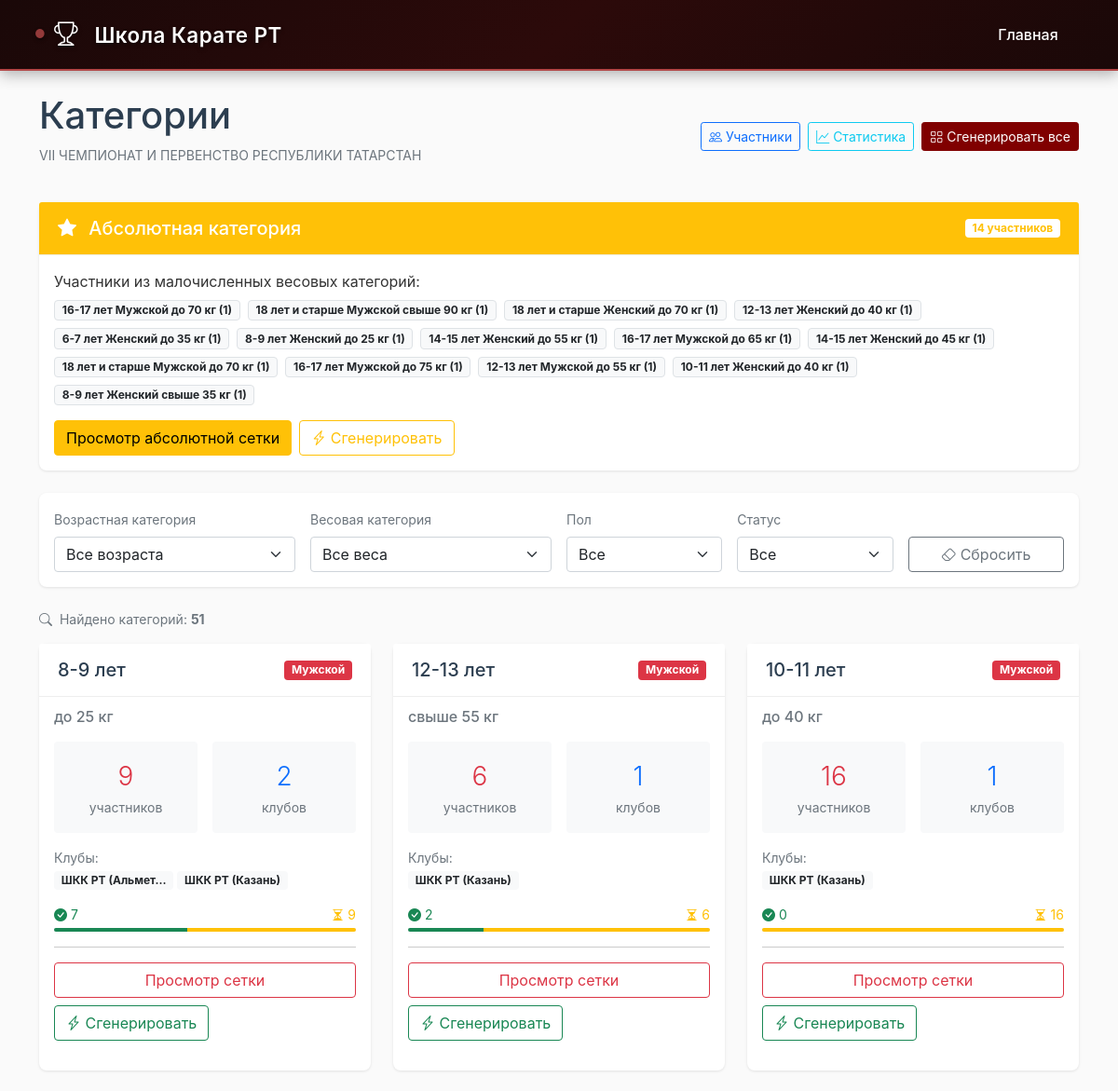
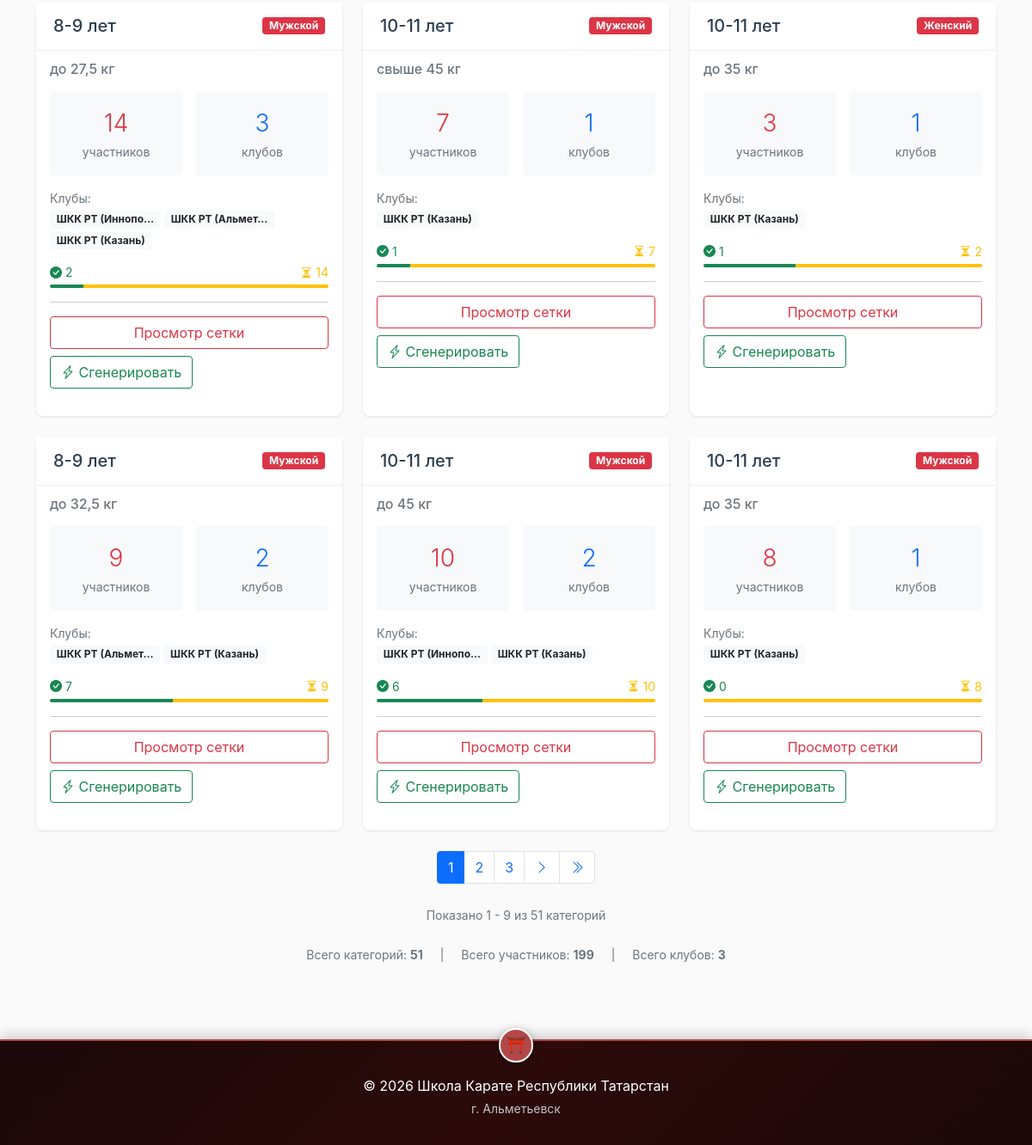
/tournament/1/categories/, run on the app's committed database (2 pictures, top to bottom).
### tournament/models.py (models this page shows, shortened)
class Tournament(models.Model):
    name = models.CharField(max_length=200, verbose_name="Название турнира")
    date = models.DateField(verbose_name="Дата проведения")
    location = models.CharField(max_length=300, verbose_name="Место проведения",
                                default="г. Альметьевск, пр-кт Строителей, д.9А Спортивный Комплекс «Батыр»")
    is_active = models.BooleanField(default=True, verbose_name="Активный")
    registration_deadline = models.DateField(verbose_name="Дедлайн регистрации", null=True, blank=True)
    class Meta:
        verbose_name = "Турнир"
        verbose_name_plural = "Турниры"

class Participant(models.Model):
    GENDER_CHOICES = [
        ('M', 'Мужской'),
        ('F', 'Женский'),
    ]
    last_name = models.CharField(max_length=100, verbose_name="Фамилия")
    first_name = models.CharField(max_length=100, verbose_name="Имя")
    birth_date = models.DateField(verbose_name="Дата рождения")
    gender = models.CharField(max_length=1, choices=GENDER_CHOICES, verbose_name="Пол")
    weight = models.FloatField(verbose_name="Вес (кг)")
    club = models.CharField(max_length=200, verbose_name="Клуб/Школа")
    coach = models.CharField(max_length=200, blank=True, verbose_name="Тренер")
    age_category = models.CharField(max_length=20, blank=True, editable=False, verbose_name="Возрастная категория")
    weight_category = models.CharField(max_length=50, blank=True, editable=False, verbose_name="Весовая категория")
    source_file = models.CharField(max_length=255, blank=True, null=True, verbose_name="Файл-источник")
    row_number = models.IntegerField(blank=True, null=True, verbose_name="Номер строки в файле")
    tournament = models.ForeignKey(Tournament, on_delete=models.CASCADE, related_name='participants')
    registered_at = models.DateTimeField(auto_now_add=True, verbose_name="Дата регистрации")
    class Meta:
        verbose_name = "Участник"
        verbose_name_plural = "Участники"
        ordering = ['last_name', 'first_name']

### tournament/views.py (the view)
# urls.py: path('tournament/<int:tournament_id>/categories/', views.category_list, name='category_list'),
def category_list(request, tournament_id):
    tournament = get_object_or_404(Tournament, id=tournament_id)
    all_stats = get_category_stats(tournament)
    absolute_participants = get_absolute_participants(tournament)
    age_filter = request.GET.get('age')
    weight_filter = request.GET.get('weight')
    gender_filter = request.GET.get('gender')
    status_filter = request.GET.get('status')
    match_status_filter = request.GET.get('match_status')
    filtered_stats = {}
    for key, data in all_stats.items():
        include = True
        if age_filter and data['age_category'] != age_filter:
            include = False
        if weight_filter and data['weight_category'] != weight_filter:
            include = False
        if gender_filter and data['gender_code'] != gender_filter:
            include = False
        if status_filter == 'ready' and data['count'] < 2:
            include = False
        if status_filter == 'not_ready' and data['count'] >= 2:
            include = False
        if match_status_filter == 'completed' and not data.get('all_matches_completed', False):
            include = False
        if match_status_filter == 'not_completed' and data.get('all_matches_completed', False):
            include = False
        if include:
            filtered_stats[key] = data
    participants = Participant.objects.filter(tournament=tournament)
    total_participants = participants.count()
    total_clubs = participants.values('club').distinct().count()
    total_categories = len(filtered_stats)
    age_filters = set()
    weight_filters = set()
    for data in all_stats.values():
        age_filters.add(data['age_category'])
        weight_filters.add(data['weight_category'])
    age_filters = sorted(list(age_filters))
    weight_filters = sorted(list(weight_filters))
    stats_items = list(filtered_stats.items())
    paginator = Paginator(stats_items, 9)
    page_number = request.GET.get('page')
    page_obj = paginator.get_page(page_number)
    context = {
        'tournament': tournament,
        'page_obj': page_obj,
        'total_categories': total_categories,
        'total_participants': total_participants,
        'total_clubs': total_clubs,
        'age_filters': age_filters,
        'weight_filters': weight_filters,
        'selected_age': age_filter,
        'selected_weight': weight_filter,
        'selected_gender': gender_filter,
        'selected_status': status_filter,
        'selected_match_status': match_status_filter,
        'absolute_participants': absolute_participants,
    }
    return render(request, 'tournament/category_list.html', context)

### tournament/templates/tournament/category_list.html (shortened to what this page needs)
{% extends 'tournament/base.html' %}
{% block content %}
<div class="row">
    <div class="col-12">
        <div class="d-flex justify-content-between align-items-center mb-4">
            <div>
                <h1 class="fw-400" style="color: #2c3e50;">Категории</h1>
                <p class="text-muted small">{{ tournament.name }}</p>
            </div>
            <div class="d-flex gap-2">
                <a href="{% url 'participant_list' tournament.id %}" class="btn btn-outline-primary btn-sm">
                    <i class="bi bi-people"></i> Участники
                </a>
                <a href="{% url 'tournament_stats' tournament.id %}" class="btn btn-outline-info btn-sm">
                    <i class="bi bi-graph-up"></i> Статистика
                </a>
                <a href="{% url 'generate_all_brackets' tournament.id %}" class="btn btn-primary btn-sm">
                    <i class="bi bi-grid"></i> Сгенерировать все
                </a>
            </div>
        </div>
        {% if absolute_participants and absolute_participants.count >= 2 %}
        <div class="card mb-4 border-warning">
            <div class="card-header bg-warning text-white">
                <div class="d-flex justify-content-between align-items-center">
                    <h5 class="mb-0">
                        <i class="bi bi-star-fill me-2"></i>
                        Абсолютная категория
                    </h5>
                    <span class="badge bg-white text-warning">{{ absolute_participants.count }} участников</span>
                </div>
            </div>
            <div class="card-body">
                <p class="mb-2">Участники из малочисленных весовых категорий:</p>
                <div class="d-flex flex-wrap gap-2 mb-3">
                    {% for cat in absolute_participants.small_categories %}
                    <span class="badge bg-light text-dark border">
                        {{ cat.age_category }} {{ cat.gender }} {{ cat.weight_category }} ({{ cat.count }})
                    </span>
                    {% endfor %}
                </div>
                <div class="d-flex gap-2">
                    <a href="{% url 'absolute_category' tournament.id %}" class="btn btn-warning">
                         Просмотр абсолютной сетки
                    </a>
                    <form method="post" action="{% url 'generate_absolute_bracket' tournament.id %}" class="d-inline">
                        <button type="submit" class="btn btn-outline-warning">
                            <i class="bi bi-lightning-charge"></i> Сгенерировать
                        </button>
                    </form>
                </div>
            </div>
        </div>
        {% endif %}
        <div class="card mb-4">
            <div class="card-body">
                <form method="get" class="row g-3">
                    <div class="col-md-3">
                        <label class="form-label small text-muted">Возрастная категория</label>
                        <select name="age" class="form-select" onchange="this.form.submit()">
                            <option value="">Все возраста</option>
                        </select>
                    </div>
                    <div class="col-md-3">
                        <label class="form-label small text-muted">Весовая категория</label>
                        <select name="weight" class="form-select" onchange="this.form.submit()">
                            <option value="">Все веса</option>
                        </select>
                    </div>
                    <div class="col-md-2">
                        <label class="form-label small text-muted">Пол</label>
                        <select name="gender" class="form-select" onchange="this.form.submit()">
                            <option value="">Все</option>
                        </select>
                    </div>
                    <div class="col-md-2">
                        <label class="form-label small text-muted">Статус</label>
                        <select name="status" class="form-select" onchange="this.form.submit()">
                            <option value="">Все</option>
                        </select>
                    </div>
                    <div class="col-md-2 d-flex align-items-end">
                        <a href="{% url 'category_list' tournament.id %}" class="btn btn-outline-secondary w-100">
                            <i class="bi bi-eraser"></i> Сбросить
                        </a>
                    </div>
                </form>
            </div>
        </div>
        <div class="d-flex justify-content-between align-items-center mb-3">
            <p class="text-muted small mb-0">
                <i class="bi bi-search me-1"></i>
                Найдено категорий: <strong>{{ page_obj.paginator.count }}</strong>
            </p>
        </div>
        <div class="row g-4">
            {% for key, data in page_obj %}
            <div class="col-lg-4 col-md-6">
                <div class="card h-100">
                    <div class="card-header bg-white">
                        <div class="d-flex justify-content-between align-items-center">
                            <h5 class="mb-0" style="color: #2c3e50;">{{ data.age_category }}</h5>
                            <span class="badge bg-danger">{{ data.gender }}</span>
                        </div>
                    </div>
                    <div class="card-body">
                        <h6 class="card-subtitle mb-3 text-secondary">{{ data.weight_category }}</h6>
                        <div class="row g-3 mb-3">
                            <div class="col-6">
                                <div class="text-center p-3 bg-light rounded">
                                    <div class="fs-3 fw-light text-danger">{{ data.count }}</div>
                                    <small class="text-secondary">участников</small>
                                </div>
                            </div>
                            <div class="col-6">
                                <div class="text-center p-3 bg-light rounded">
                                    <div class="fs-3 fw-light text-primary">{{ data.unique_clubs }}</div>
                                    <small class="text-secondary">клубов</small>
                                </div>
                            </div>
                        </div>
                        {% if data.clubs %}
                        <div class="mb-3">
                            <small class="text-muted d-block mb-1">Клубы:</small>
                            <div class="d-flex flex-wrap gap-1">
                                {% for club in data.clubs|slice:":3" %}
                                <span class="badge bg-light text-dark">{{ club|truncatechars:15 }}</span>
                                {% endfor %}
                            </div>
                        </div>
                        {% endif %}
                        {% if data.has_matches %}
                        <div class="mb-3 small">
                            <div class="d-flex justify-content-between">
                                <span class="text-success">
                                    <i class="bi bi-check-circle-fill"></i> {{ data.completed_matches }}
                                </span>
                                <span class="text-warning">
                                    <i class="bi bi-hourglass-split"></i> {{ data.pending_matches }}
                                </span>
                            </div>
                            <div class="progress mt-1" style="height: 4px;">
                                <div class="progress-bar bg-success" style="width: {% widthratio data.completed_matches data.total_matches 100 %}%"></div>
                                <div class="progress-bar bg-warning" style="width: {% widthratio data.pending_matches data.total_matches 100 %}%"></div>
                            </div>
                        </div>
                        {% endif %}
                        <hr>
                        {% if data.count >= 2 %}
                        <div class="d-grid gap-2">
                            <a href="{% url 'category_bracket' tournament.id data.age_category data.gender_code data.weight_category %}"
                               class="btn btn-outline-danger">
                                 Просмотр сетки
                            </a>
                            <form method="post" action="{% url 'generate_bracket_for_category' tournament.id data.age_category data.gender_code data.weight_category %}">
                                <button type="submit" class="btn btn-outline-success">
                                    <i class="bi bi-lightning-charge"></i> Сгенерировать
                                </button>
                            </form>
                        </div>
                        {% else %}
                        <div class="alert alert-secondary text-center mb-0">
                            <i class="bi bi-exclamation-triangle"></i>
                            Мало участников ({{ data.count }})
                        </div>
                        {% endif %}
                    </div>
                </div>
            </div>
            {% endfor %}
        </div>
        {% if page_obj.paginator.num_pages > 1 %}
        <div class="d-flex justify-content-center mt-4">
            <nav>
                <ul class="pagination">
                    {% for num in page_obj.paginator.page_range %}
                        {% if page_obj.number == num %}
                            <li class="page-item active"><span class="page-link">{{ num }}</span></li>
                        {% elif num > page_obj.number|add:'-3' and num < page_obj.number|add:'3' %}
                            <li class="page-item">
                                <a class="page-link" href="?page={{ num }}">{{ num }}</a>
                            </li>
                        {% endif %}
                    {% endfor %}
                    {% if page_obj.has_next %}
                    <li class="page-item">
                        <a class="page-link" href="?page={{ page_obj.next_page_number }}">
                            <i class="bi bi-chevron-right"></i>
                        </a>
                    </li>
                    <li class="page-item">
                        <a class="page-link" href="?page={{ page_obj.paginator.num_pages }}">
                            <i class="bi bi-chevron-double-right"></i>
                        </a>
                    </li>
                    {% endif %}
                </ul>
            </nav>
        </div>
        <div class="text-center mt-2">
            <small class="text-muted">
                Показано {{ page_obj.start_index }} - {{ page_obj.end_index }} из {{ page_obj.paginator.count }} категорий
            </small>
        </div>
        {% endif %}
        <div class="mt-4 text-center text-muted small">
            <span class="mx-2">Всего категорий: <strong>{{ total_categories }}</strong></span>
            <span class="mx-2">|</span>
            <span class="mx-2">Всего участников: <strong>{{ total_participants }}</strong></span>
            <span class="mx-2">|</span>
            <span class="mx-2">Всего клубов: <strong>{{ total_clubs }}</strong></span>
        </div>
    </div>
</div>
{% endblock %}

### data on the page
Tournament: name "VII ЧЕМПИОНАТ И ПЕРВЕНСТВО РЕСПУБЛИКИ ТАТАРСТАН"
Participant: age_category "16-17 лет", weight_category "до 70 кг"
Participant: age_category "18 лет и старше", weight_category "свыше 90 кг"
Participant: age_category "18 лет и старше", weight_category "до 70 кг"
Participant: age_category "12-13 лет", weight_category "до 40 кг"
Participant: age_category "6-7 лет", weight_category "до 35 кг"
Participant: age_category "8-9 лет", weight_category "до 25 кг"
Participant: age_category "14-15 лет", weight_category "до 55 кг"
Participant: age_category "16-17 лет", weight_category "до 65 кг"
Participant: age_category "14-15 лет", weight_category "до 45 кг"
Participant: age_category "18 лет и старше", weight_category "до 70 кг"
Participant: age_category "16-17 лет", weight_category "до 75 кг"
Participant: age_category "12-13 лет", weight_category "до 55 кг"
Participant: age_category "10-11 лет", weight_category "до 40 кг"
Participant: age_category "8-9 лет", weight_category "свыше 35 кг"
Participant: age_category "8-9 лет", weight_category "до 25 кг", clubs "ШКК РТ (Казань)"
Participant: clubs "ШКК РТ (Альмет…"
Participant: age_category "12-13 лет", weight_category "свыше 55 кг", clubs "ШКК РТ (Казань)"
Participant: age_category "10-11 лет", weight_category "до 40 кг", clubs "ШКК РТ (Казань)"
Participant: age_category "8-9 лет", weight_category "до 27,5 кг", clubs "ШКК РТ (Казань)"
Participant: clubs "ШКК РТ (Иннопо…"
Participant: clubs "ШКК РТ (Альмет…"
Participant: age_category "10-11 лет", weight_category "свыше 45 кг", clubs "ШКК РТ (Казань)"
Participant: age_category "10-11 лет", weight_category "до 35 кг", clubs "ШКК РТ (Казань)"
Participant: age_category "8-9 лет", weight_category "до 32,5 кг", clubs "ШКК РТ (Казань)"
Participant: clubs "ШКК РТ (Альмет…"
Participant: age_category "10-11 лет", weight_category "до 45 кг", clubs "ШКК РТ (Казань)"
Participant: clubs "ШКК РТ (Иннопо…"
Participant: age_category "10-11 лет", weight_category "до 35 кг", clubs "ШКК РТ (Казань)"

### other printed values
{{ absolute_participants.count }} "14"
{{ cat.gender }} "Мужской" "Мужской" "Женский" "Женский" "Женский" "Женский" "Женский" "Мужской" "Женский" "Мужской" "Мужской" "Мужской" "Женский" "Женский"
{{ cat.count }} "1" "1" "1" "1" "1" "1" "1" "1" "1" "1" "1" "1" "1" "1"
{{ page_obj.paginator.count }} "51"
{{ data.gender }} "Мужской" "Мужской" "Мужской" "Мужской" "Мужской" "Женский" "Мужской" "Мужской" "Мужской"
{{ data.count }} "9" "6" "16" "14" "7" "3" "9" "10" "8"
{{ data.unique_clubs }} "2" "1" "1" "3" "1" "1" "2" "2" "1"
{{ data.completed_matches }} "7" "2" "0" "2" "1" "1" "7" "6" "0"
{{ data.pending_matches }} "9" "6" "16" "14" "7" "2" "9" "10" "8"
{{ num }} "1"
{{ num }} "2" "3"
{{ page_obj.start_index }} "1"
{{ page_obj.end_index }} "9"
{{ total_categories }} "51"
{{ total_participants }} "199"
